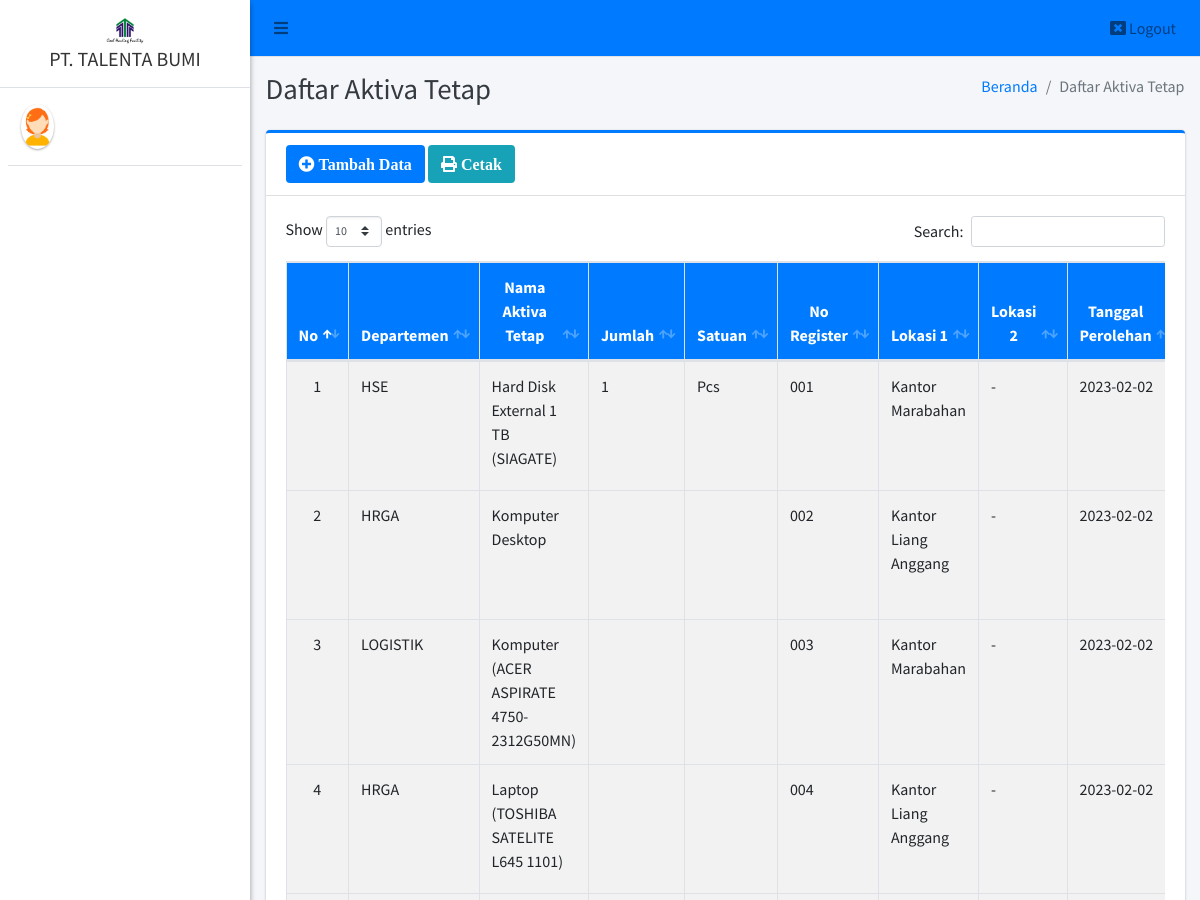
Before: /admin/dat/index.php (upper part) with the older database file.
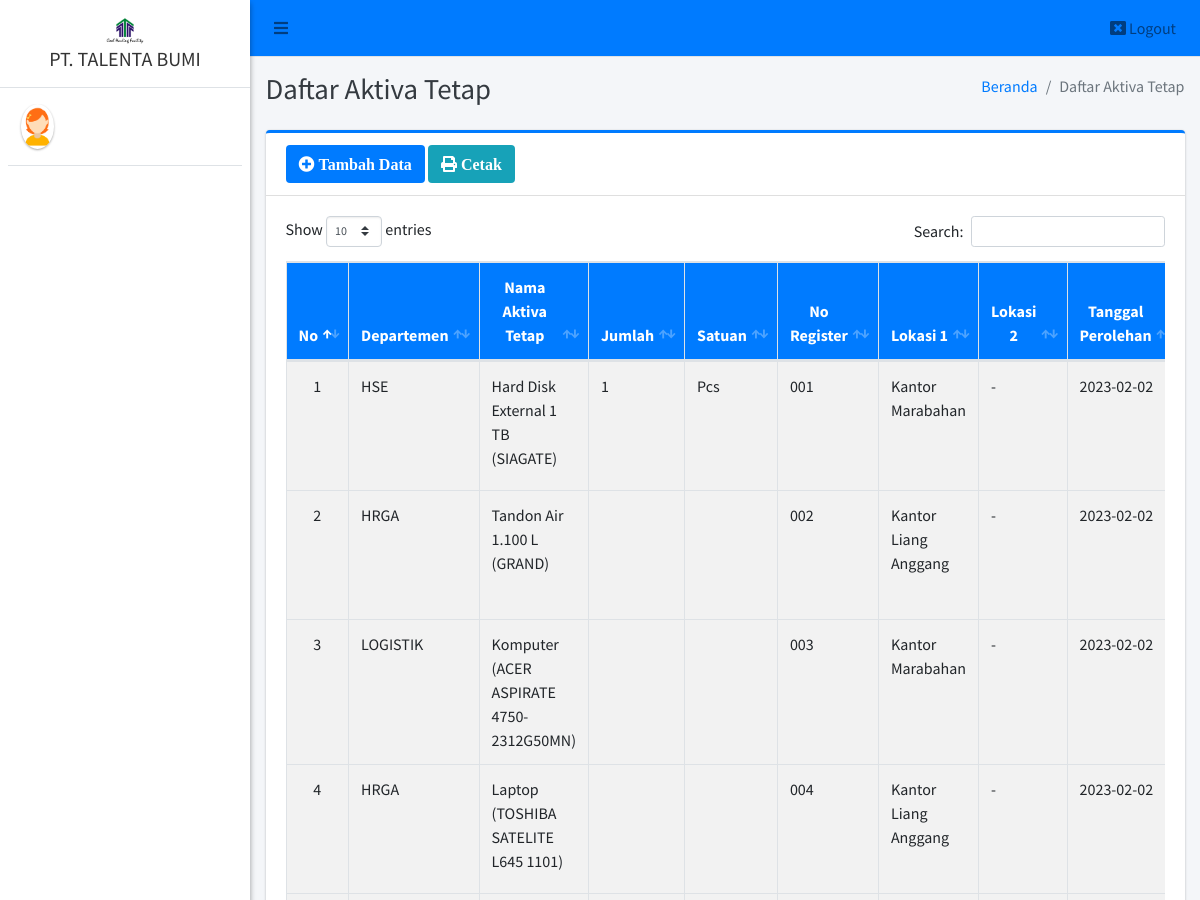
After: the same page with the newer database file.
### tables this page shows
CREATE TABLE `aktiva_tetap` (
  `id_aktiva` int(11) NOT NULL,
  `jenis_aktiva` varchar(25) NOT NULL,
  `nama_aktiva` varchar(40) NOT NULL,
  `no_register` varchar(25) NOT NULL,
  `lokasi1` varchar(150) NOT NULL,
  `lokasi2` varchar(150) NOT NULL,
  `tanggal_perolehan` date NOT NULL,
  `nilai_perolehan` varchar(50) NOT NULL,
  `jumlah` varchar(20) NOT NULL,
  `satuan` varchar(20) NOT NULL
);

### admin/dat/index.php (the view, shortened to what this page needs)
<?php
require '../../config/koneksi.php';
?>
<!DOCTYPE html>
<html>
<?php
include '../../templates/head.php';
?>
<body class="hold-transition sidebar-mini layout-fixed">
    <div class="wrapper">
        <?php
        include '../../templates/navbar.php';
        ?>
        <?php
        include '../../templates/sidebar.php';
        ?>
        <div class="content-wrapper">
            <div class="content-header">
                <div class="container-fluid">
                    <div class="row mb-2">
                        <div class="col-sm-6">
                            <h1 class="m-0 text-dark">Daftar Aktiva Tetap</h1>
                        </div>
                        <div class="col-sm-6">
                            <ol class="breadcrumb float-sm-right">
                                <li class="breadcrumb-item"><a href="#">Beranda</a></li>
                                <li class="breadcrumb-item active">Daftar Aktiva Tetap</li>
                            </ol>
                        </div>
                    </div>
                </div>
            </div>
            <section class="content">
                <div class="container-fluid">
                    <div class="row">
                        <div class="col-12">
                            <div class="card card-primary card-outline">
                                <div class="card-header">
                                    <a href="tambah" class="btn bg-primary"><i class="fa fa-plus-circle"> Tambah Data</i></a>
                                    <a href="#" data-toggle="modal" data-target="#dat" class="btn bg-info"><i class="fa fa-print"> Cetak</i></a>
                                </div>
                                <div class="card-body">
                                    <div class="table-responsive">
                                        <table id="example1" class="table table-bordered table-striped">
                                            <thead class="bg-primary">
                                                <tr align="center">
                                                    <th>No</th>
                                                    <th>Departemen</th>
                                                    <th>Nama Aktiva Tetap</th>
                                                    <th>Jumlah</th>
                                                    <th>Satuan</th>
                                                    <th>No Register</th>
                                                    <th>Lokasi 1</th>
                                                    <th>Lokasi 2</th>
                                                    <th>Tanggal Perolehan</th>
                                                </tr>
                                            </thead>
                                            <?php
                                            $no = 1;
                                            $data = $koneksi->query("SELECT * FROM aktiva_tetap ORDER BY id_aktiva ASC");
                                            while ($row = $data->fetch_array()) {
                                            ?>
                                                <tbody style="background-color: white">
                                                    <tr>
                                                        <td align="center"><?= $no++ ?></td>
                                                        <td><?= $row['jenis_aktiva'] ?></td>
                                                        <td><?= $row['nama_aktiva'] ?></td>
                                                        <td><?= $row['jumlah'] ?></td>
                                                        <td><?= $row['satuan'] ?></td>
                                                        <td><?= $row['no_register'] ?></td>
                                                        <td><?= $row['lokasi1'] ?></td>
                                                        <td><?= $row['lokasi2'] ?></td>
                                                        <td><?= $row['tanggal_perolehan'] ?></td>
                                                    </tr>
                                                </tbody>
                                            <?php } ?>
                                        </table>
                                    </div>
                                </div>
                            </div>
                        </div>
                    </div>
                </div>
            </section>
        </div>
    </div>
</body>
</html>

Changed rows visible on the page:
changed aktiva_tetap: nama_aktiva "Komputer Desktop" → "Tandon Air 1.100 L (GRAND)"
